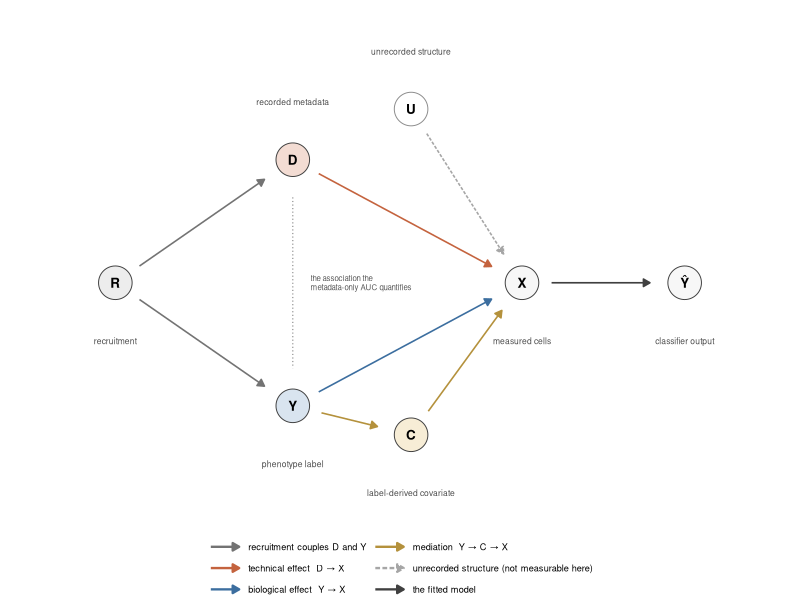

This chart was generated by the following R code:
# Figure: causal setting for patient-level single-cell classification
suppressPackageStartupMessages({ library(ggplot2); library(patchwork) })
# Project root: the directory holding figures/, sim/, data/. Resolved from this
# script's own location, or from RHEUMLENS_ROOT, so the script runs anywhere.
W <- Sys.getenv("RHEUMLENS_ROOT", unset = NA)
if (is.na(W)) {
  args <- commandArgs(trailingOnly = FALSE)
  f <- sub("^--file=", "", args[grep("^--file=", args)])
  W <- if (length(f)) normalizePath(file.path(dirname(f), "..", ".."))
       else normalizePath(getwd())
}
setwd(W)

nd <- data.frame(
  id   = c("R","D","Y","X","C","U","P"),
  x    = c(0.00, 1.20, 1.20, 2.75, 2.00, 2.00, 3.85),
  y    = c(1.35, 2.20, 0.50, 1.35, 0.30, 2.55, 1.35),
  lab  = c("R", "D", "Y", "X", "C", "U", "Ŷ"),
  role = c("recruitment","recorded metadata","phenotype label","measured cells",
           "label-derived covariate","unrecorded structure","classifier output"),
  kind = c("process","design","label","data","trap","hidden","data"),
  # +1 puts the role label above the node, -1 below
  side = c(-1, 1, -1, -1, -1, 1, -1))

eg <- data.frame(
  from = c("R","R","D","Y","Y","C","U","X"),
  to   = c("D","Y","X","X","C","X","X","P"),
  type = c("recruit","recruit","technical","biological","mediation","mediation",
           "unrecorded","model"))
eg$x    <- nd$x[match(eg$from, nd$id)]; eg$y    <- nd$y[match(eg$from, nd$id)]
eg$xend <- nd$x[match(eg$to,   nd$id)]; eg$yend <- nd$y[match(eg$to,   nd$id)]
# shorten each arrow so it stops at the node boundary
shrink <- function(d, r1 = 0.20, r2 = 0.235) {
  dx <- d$xend - d$x; dy <- d$yend - d$y; L <- sqrt(dx^2 + dy^2)
  d$x <- d$x + dx/L*r1; d$y <- d$y + dy/L*r1
  d$xend <- d$xend - dx/L*r2; d$yend <- d$yend - dy/L*r2; d }
eg <- shrink(eg)

epal <- c(recruit = "grey45", technical = "#C4633E", biological = "#3C6E9F",
          mediation = "#B4913C", unrecorded = "grey65", model = "grey25")
npal <- c(process = "grey93", design = "#F3DCD3", label = "#D9E4EF",
          data = "grey97", trap = "#F7EDD6", hidden = "white")

p <- ggplot() +
  geom_segment(data = subset(eg, type != "unrecorded"),
               aes(x, y, xend = xend, yend = yend, colour = type),
               linewidth = .55, arrow = arrow(length = unit(1.9, "mm"),
                                              type = "closed")) +
  geom_segment(data = subset(eg, type == "unrecorded"),
               aes(x, y, xend = xend, yend = yend, colour = type),
               linewidth = .55, linetype = "21",
               arrow = arrow(length = unit(1.9, "mm"), type = "closed")) +
  geom_point(data = nd, aes(x, y, fill = kind),
             shape = 21, size = 11, stroke = .5,
             colour = ifelse(nd$kind == "hidden", "grey55", "grey25")) +
  geom_text(data = nd, aes(x, y, label = lab), size = 3.4, fontface = "bold") +
  geom_text(data = nd, aes(x, y + side * .40, label = role), size = 2.15,
            colour = "grey30", lineheight = .95) +
  scale_colour_manual(values = epal, name = NULL,
    breaks = c("recruit","technical","biological","mediation","unrecorded","model"),
    labels = c("recruitment couples D and Y",
               "technical effect  D → X",
               "biological effect  Y → X",
               "mediation  Y → C → X",
               "unrecorded structure (not measurable here)",
               "the fitted model")) +
  scale_fill_manual(values = npal, guide = "none") +
  coord_cartesian(xlim = c(-.50, 4.35), ylim = c(-.20, 3.10)) +
  guides(colour = guide_legend(ncol = 2, override.aes = list(linewidth = .8))) +
  theme_void(base_size = 8) +
  theme(legend.position = "bottom", legend.text = element_text(size = 6.6),
        legend.key.width = unit(9, "mm"), legend.key.height = unit(4, "mm"),
        plot.title = element_text(size = 8, face = "bold"),
        plot.subtitle = element_text(size = 6.5, colour = "grey35",
                                     margin = margin(b = 2)),
        plot.margin = margin(4, 4, 2, 4)) +
  labs(title = NULL, subtitle = NULL)

# annotation: the two things the screen can and cannot see
p <- p +
  annotate("segment", x = 1.20, xend = 1.20, y = 1.94, yend = 0.76,
           linetype = "12", colour = "grey55", linewidth = .4) +
  annotate("text", x = 1.32, y = 1.35,
           label = "the association the\nmetadata-only AUC quantifies",
           size = 2.0, colour = "grey35", hjust = 0, lineheight = .95)

ggsave("figures/out/Fig_dag.svg", p, width = 130, height = 92, units = "mm",
       device = svglite::svglite)
ragg::agg_png("figures/out/Fig_dag.png", width = 130, height = 92,
              units = "mm", res = 400)
print(p); invisible(dev.off()); cat("ok\n")
